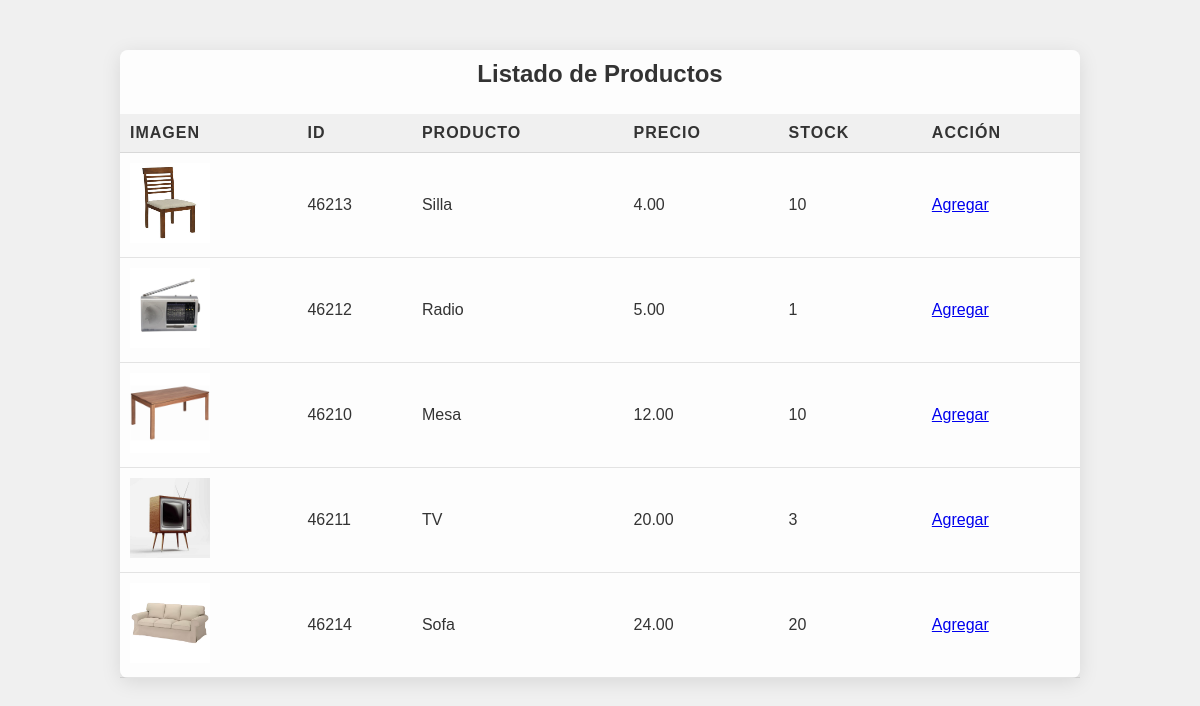
The page / on the database its author committed.
### tables this page shows
CREATE TABLE `poject_15_productos` (
  `imagen` varchar(50) DEFAULT NULL,
  `codigo` varchar(5) DEFAULT NULL,
  `producto` varchar(50) DEFAULT NULL,
  `precio` decimal(4,2) DEFAULT NULL,
  `stock` int(11) DEFAULT NULL
);

### index.php (the view, shortened to what this page needs)
<!DOCTYPE html>
<html lang="es">
	<head>
		<link rel="stylesheet" href="style.css">
	</head>
	<body>
		<?php include('conexion.php'); ?>
		<div class="container">
			<h1>Listado de Productos</h1>
			<table>
				<thead>
					<tr>
						<th>Imagen</th>
						<th>ID</th>
						<th>Producto</th>
						<th>Precio</th>
						<th>Stock</th>
						<th>Acción</th>
					</tr>
				</thead>
				<tbody>
					<?php
					$sql = "select * from poject_15_productos";
					$resultado = mysqli_query($conn, $sql);
					while ($mostrar = mysqli_fetch_array($resultado)) {
					?>
						<tr>
							<td><?php echo "<img src='img/" . $mostrar['imagen'] . ".png' alt='Producto' width='80' height='80'>" ?></td>
							<td><?php echo $mostrar['codigo'] ?></td>
							<td><?php echo $mostrar['producto'] ?></td>
							<td><?php echo $mostrar['precio'] ?></td>
							<td><?php echo $mostrar['stock'] ?></td>
							<td><?php echo "<a href='recibir.php?id=" . $mostrar['codigo'] . "&nombre=" . $mostrar['producto'] . "'>Agregar</a>" ?></td>
						</tr>
					<?php
					}
					?>
				</tbody>
			</table>
		</div>
	</body>
</html>

### style.css (style rules this page uses)
body { margin: 0; padding: 0; font-family: 'Arial', sans-serif; background: #f0f0f0; color: #333; }
.container { width: 80%; margin: 50px auto; background: rgba(255, 255, 255, 0.9); border-radius: 8px; box-shadow: 0 4px 20px rgba(0, 0, 0, 0.1); }
h1 { font-size: 24px; text-align: center; padding: 10px 0; color: #333; }
table { width: 100%; border-collapse: collapse; }
th, td { padding: 10px; text-align: left; border-bottom: 1px solid rgba(0, 0, 0, 0.1); }
th { background-color: #f0f0f0; color: #333; text-transform: uppercase; letter-spacing: 1px; }
td { transition: background-color 0.3s ease; }

### rows shown on the page
poject_15_productos: imagen (picture), codigo "46213", producto "Silla", precio "4.00", stock "10"
poject_15_productos: imagen (picture), codigo "46212", producto "Radio", precio "5.00", stock "1"
poject_15_productos: imagen (picture), codigo "46210", producto "Mesa", precio "12.00", stock "10"
poject_15_productos: shows a picture, codigo "46211", producto "TV", precio "20.00", stock "3"
poject_15_productos: imagen (picture), codigo "46214", producto "Sofa", precio "24.00", stock "20"
